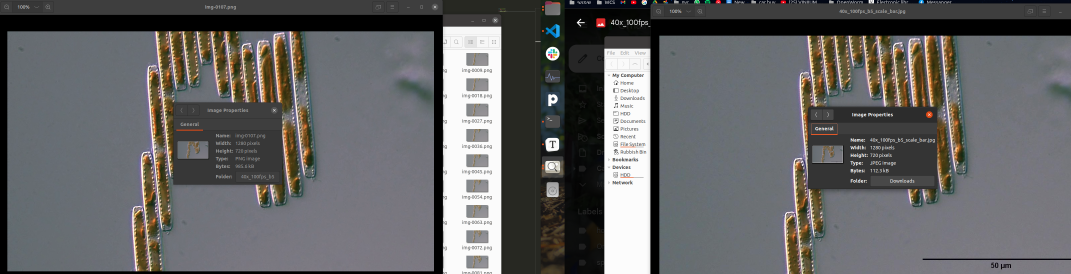
#> input picture Smooth-Movement/devlog.assets/image-20220919144043814.png, 3212 x 822 px, given in place of 40x_100fps_b5_trimmed_1.avi, which was not available (shown at 1/3 size)
$ python track_1_diatom.py
#> lines starting #> are read from the running program, lines starting #| are printed output that depends on the picture
from pathlib import Path
import json
import numpy as np
import cv2  # type: ignore
import plotly.express as px  # type: ignore
import pandas as pd  # type: ignore
from typing import Dict, Any


VIDEO_DIR_PATH = Path("Smooth-Movement/data/40x_100fps_b5/")
VIDEO_NAME = "40x_100fps_b5_trimmed_1"
VIDEO_PATH = VIDEO_DIR_PATH / (VIDEO_NAME + ".avi")
TRACKING_VID_PATH = VIDEO_DIR_PATH / (VIDEO_NAME + "_track" + ".avi")
TRACKING_IMG_PATH = VIDEO_DIR_PATH / (VIDEO_NAME + "_track" + ".png")
TRACKING_POINT_PATH = VIDEO_DIR_PATH / (VIDEO_NAME + "_track" + ".json")
SCALE_UNIT_PATH = Path(
    "Smooth-Movement/data/40x_100fps_b5/40x_100fps_b5_scale_unit.json"
)
GET_ANGLE_STATS = False
# Parameters for lucas kanade optical flow
TRACK_PARAMS = dict(
    winSize=(15, 15),
    maxLevel=2,
    criteria=(cv2.TERM_CRITERIA_EPS | cv2.TERM_CRITERIA_COUNT, 10, 0.03),
)
SHOW_VID_FLAG = True


def mouse_callback(event, x, y, flags, params):
    if event == 1:  # Left click
        point = [x, y]
        print(f"Added point - {point}.")
        params.append([x, y])
        print(f"Current points - {params}.")


def get_starting_point(
    first_frame,
):
    instructions = "Mouse left click to choose starting point, then press q."
    cv2.namedWindow(instructions)
    left_click = list()
    cv2.setMouseCallback(instructions, mouse_callback, left_click)
    print(instructions)
    while 1:
        cv2.imshow(instructions, first_frame)
        k = cv2.waitKey(0)
        if k == 113:
            break
    cv2.destroyAllWindows()
    if len(left_click) == 0:
        raise ValueError("Not detected left click and starting point.")
    return left_click


def tracking_candidates(
    img,
):
    feature_params = dict(maxCorners=10, qualityLevel=0.3, minDistance=7, blockSize=7)
    p0 = cv2.goodFeaturesToTrack(img, mask=None, **feature_params)
    return p0


def track_1_diatom(
    vid_path,
    output_track_video_path: Path,
    lk_params: Dict[str, Any],
    output_track_img_path: Path,
    output_track_points_path: Path,
    scale_unit_path: Path,
    get_angle_stats: bool,
    show_vid_flag: bool,
):
#> called with get_angle_stats = False, show_vid_flag = True
    color = np.random.randint(0, 255, (100, 3))
    cap = cv2.VideoCapture(vid_path.as_posix())
    video_frame_rate = int(cap.get(cv2.CAP_PROP_FPS))
    fourcc = cv2.VideoWriter_fourcc(*"MJPG")
    writerInit = False
    # Take first frame to find starting point
    ret, first_frame = cap.read()
#> first_frame is the input picture: shape (822, 3212, 3); mean B, G, R 100.2, 99.9, 100
    old_gray = cv2.cvtColor(first_frame, cv2.COLOR_BGR2GRAY)
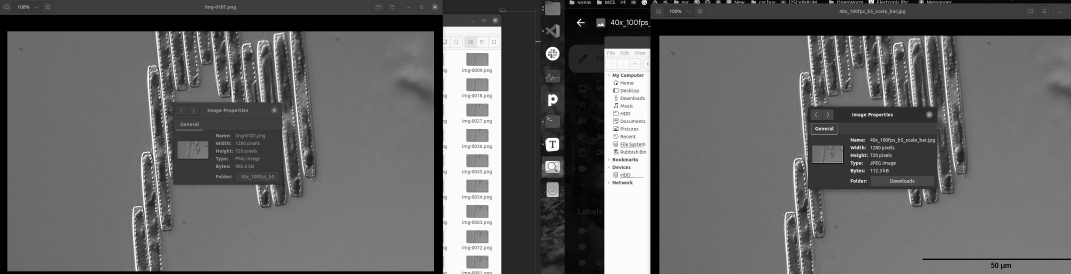
#> old_gray: shape (822, 3212) (shown at 1/3 size); min 0, max 255, mean 100
    mask = np.zeros_like(first_frame)
    # Get tracking point
    tracking_point_pix = get_starting_point(first_frame)
#> (key Esc is pressed here)
    cur_track_point = np.array(tracking_point_pix, dtype=np.float32)
    cur_track_point = np.reshape(cur_track_point, newshape=(-1, 1, 2))
    tracking_points = cur_track_point.copy()
    while 1:
        ret, frame = cap.read()
        if not ret:
            break
        frame_gray = cv2.cvtColor(frame, cv2.COLOR_BGR2GRAY)
        # calculate optical flow
        p1, st, err = cv2.calcOpticalFlowPyrLK(
            old_gray, frame_gray, cur_track_point, None, **lk_params
        )
        if p1 is not None:
            good_new = p1[st == 1]
            good_old = cur_track_point[st == 1]
        for i, (new, old) in enumerate(zip(good_new, good_old)):
            a, b = new.ravel()
            c, d = old.ravel()
            mask = cv2.line(
                mask, (int(a), int(b)), (int(c), int(d)), color[i].tolist(), 2
            )
            frame = cv2.circle(frame, (int(a), int(b)), 5, color[i].tolist(), -1)
        img = cv2.add(frame, mask)
        if not writerInit:
            h, w, _ = img.shape
            out_vid = cv2.VideoWriter(
                output_track_video_path.as_posix(),
                fourcc,
                video_frame_rate,
                (1280, 720),
            )
            writerInit = True
        out_vid.write(img)
        if show_vid_flag: cv2.imshow("frame", img)
        k = cv2.waitKey(int(1000 / video_frame_rate)) & 0xFE
        if k == 26:
            break
        old_gray = frame_gray.copy()
        cur_track_point = good_new.reshape(-1, 1, 2)
        tracking_points = np.append(tracking_points, cur_track_point, axis=1)
    cv2.imwrite(output_track_img_path.as_posix(), img)
    cv2.destroyAllWindows()
    track_scaled = scale_tracking_points(tracking_points, scale_unit_path)
    # Rotate to 1 dim:
    # To be checked with 2 tracking points
    init_points = track_scaled[0]
    track_sub = np.subtract(track_scaled, init_points)
    track_sub_y = track_sub[:, :, 1]
    track_sub_x = track_sub[:, :, 0]
    track_1_axis, phi = cart2pol(track_sub_x, track_sub_y)
    if get_angle_stats:
        check_phi_histogram_per_line(phi)
    with open(output_track_points_path, "w") as f:
        json.dump(track_1_axis.tolist(), f, indent=4)
    pass


def check_phi_histogram_per_line(
    phi: np.ndarray,
) -> None:
    phi_deg = phi[1:] / np.pi * 180
    col_name = "Angle (degrees)"
    phi_df = pd.DataFrame(phi_deg, columns=[col_name])
    fig = px.histogram(phi_df, title="Line angle distribution", x=col_name)
    fig.show()
    print(f"STD - {np.std(phi_deg)}")
    print(f"Mean angle (degrees)- {np.mean(phi_deg)}")


def cart2pol(x, y):
    rho = np.sqrt(x**2 + y**2)
    phi = np.arctan2(y, x)
    return (rho, phi)


def pol2cart(rho, phi):
    x = rho * np.cos(phi)
    y = rho * np.sin(phi)
    return (x, y)


def scale_tracking_points(
    tracking_points: np.ndarray,
    scale_unit_path: Path,
):
    with open(scale_unit_path, "r") as f:
        scale_unit = json.load(f)
    return np.multiply(tracking_points, scale_unit["scale"])


if __name__ == "__main__":
    track_1_diatom(
        VIDEO_PATH,
        TRACKING_VID_PATH,
        TRACK_PARAMS,
        TRACKING_IMG_PATH,
        TRACKING_POINT_PATH,
        SCALE_UNIT_PATH,
        GET_ANGLE_STATS,
        SHOW_VID_FLAG,
    )

$ run again, on Smooth-Movement/devlog.assets/image-20221010211648642.png
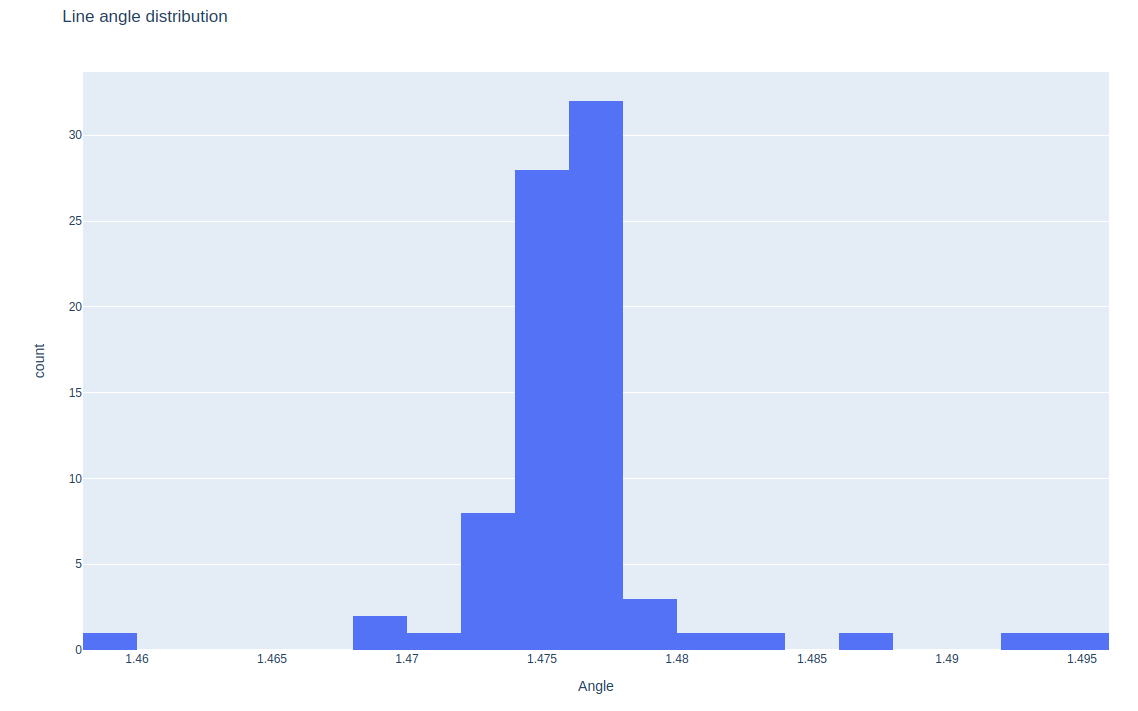
#> input picture Smooth-Movement/devlog.assets/image-20221010211648642.png, 1138 x 711 px, given in place of 40x_100fps_b5_trimmed_1.avi, which was not available
#> in track_1_diatom, first_frame is the input picture: shape (711, 1138, 3); mean B, G, R 248.2, 229.7, 221.7
#> in track_1_diatom, `old_gray = cv2.cvtColor(first_frame, cv2.COLOR_BGR2GRAY)`:
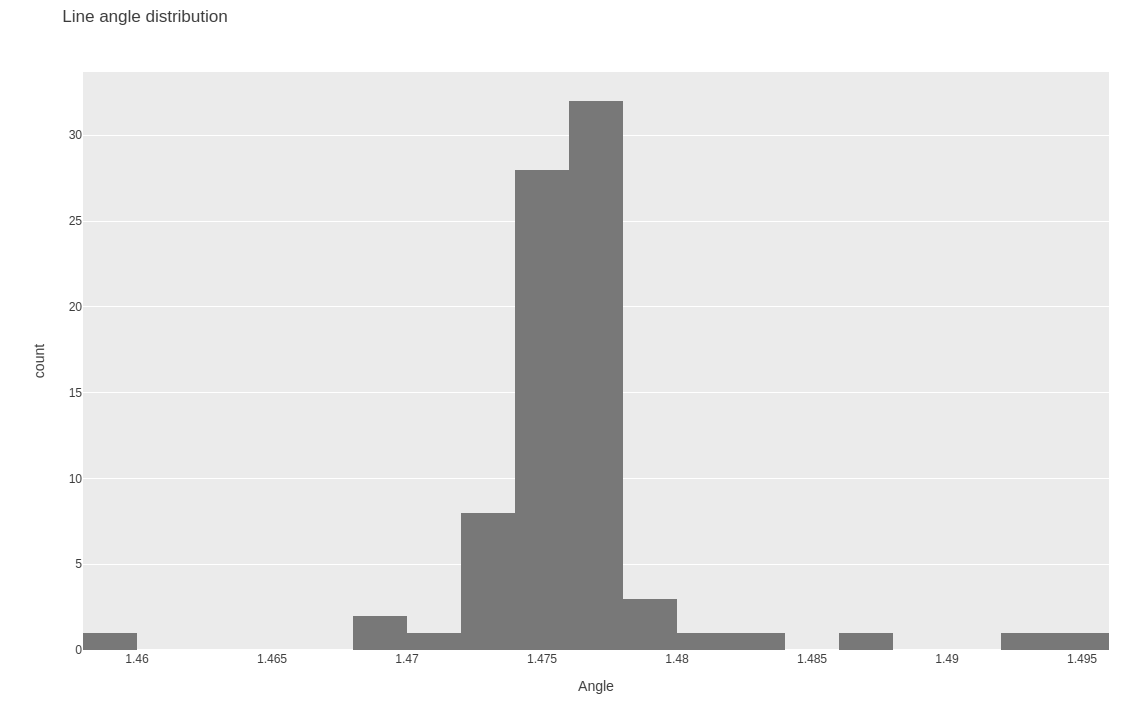
#> old_gray: shape (711, 1138); min 59, max 255, mean 229.6
